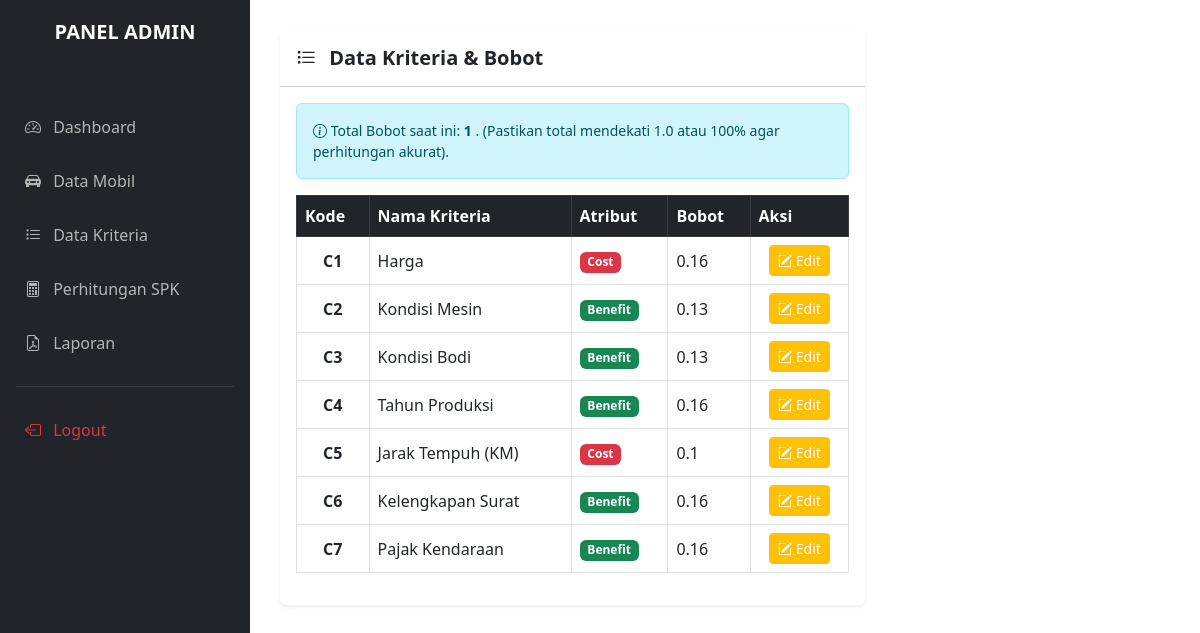
The app's page /admin/data_kriteria.php (signed in) with its own data.
### tables this page shows
CREATE TABLE `tb_kriteria` (
  `id_kriteria` int(11) NOT NULL,
  `kode_kriteria` varchar(5) NOT NULL,
  `nama_kriteria` varchar(100) NOT NULL,
  `atribut` enum('benefit','cost') NOT NULL,
  `bobot` float NOT NULL
);

### config/functions.php (called while the page is built, shortened)
<?php
require 'koneksi.php';
function query($query) {
    global $conn;
    $result = mysqli_query($conn, $query);
    $rows = [];
    while ($row = mysqli_fetch_assoc($result)) {
        $rows[] = $row;
    }
    return $rows;
}
?>

### admin/data_kriteria.php (the view, shortened to what this page needs)
<?php
include 'header.php';
$mode_edit = false;
$kriteria_edit = null;
$kriteria = query("SELECT * FROM tb_kriteria ORDER BY id_kriteria ASC");
?>
<div class="row">
    <div class="col-md-8">
        <div class="card shadow-sm border-0 mb-4">
            <div class="card-header bg-white py-3">
                <h5 class="mb-0 fw-bold"><i class="bi bi-list-task me-2"></i> Data Kriteria & Bobot</h5>
            </div>
            <div class="card-body">
                <div class="alert alert-info small mb-3">
                    <i class="bi bi-info-circle"></i>
                    Total Bobot saat ini:
                    <strong>
                    <?php
                        $total_bobot = 0;
                        foreach($kriteria as $k) $total_bobot += $k['bobot'];
                        echo $total_bobot;
                    ?>
                    </strong>.
                    (Pastikan total mendekati 1.0 atau 100% agar perhitungan akurat).
                </div>
                <table class="table table-bordered table-hover align-middle">
                    <thead class="table-dark">
                        <tr>
                            <th>Kode</th>
                            <th>Nama Kriteria</th>
                            <th>Atribut</th>
                            <th>Bobot</th>
                            <th>Aksi</th>
                        </tr>
                    </thead>
                    <tbody>
                        <?php foreach ($kriteria as $k) : ?>
                        <tr class="<?= ($mode_edit && $kriteria_edit['id_kriteria'] == $k['id_kriteria']) ? 'table-primary' : ''; ?>">
                            <td class="text-center fw-bold"><?= $k['kode_kriteria']; ?></td>
                            <td><?= $k['nama_kriteria']; ?></td>
                            <td>
                                <?php if($k['atribut'] == 'benefit'): ?>
                                    <span class="badge bg-success">Benefit</span>
                                <?php else: ?>
                                    <span class="badge bg-danger">Cost</span>
                                <?php endif; ?>
                            </td>
                            <td><?= $k['bobot']; ?></td>
                            <td class="text-center">
                                <?php if ($_SESSION['role'] === 'admin') : ?>
                                <a href="data_kriteria.php?aksi=edit&id=<?= $k['id_kriteria']; ?>" class="btn btn-sm btn-warning text-white">
                                    <i class="bi bi-pencil-square"></i> Edit
                                </a>
                                <?php else : ?>
                                    <span class="badge bg-secondary">View Only</span>
                                <?php endif; ?>
                            </td>
                        </tr>
                        <?php endforeach; ?>
                    </tbody>
                </table>
            </div>
        </div>
    </div>
</div>
<?php include 'footer.php'; ?>

### admin/header.php (shortened to what this page needs)
<?php
require_once '../config/functions.php';
?>
<!DOCTYPE html>
<html lang="id">
<head>
    <link href="https://cdn.jsdelivr.net/npm/bootstrap@5.3.0/dist/css/bootstrap.min.css" rel="stylesheet">
    <link rel="stylesheet" href="https://cdn.jsdelivr.net/npm/bootstrap-icons@1.10.0/font/bootstrap-icons.css">
</head>
<body>
<div class="sidebar">
    <div class="text-center mb-4">
        <h5 class="text-white fw-bold">PANEL <?= strtoupper($_SESSION['role']); ?></h5>
        <small class="text-muted">Sadulur Mobilindo</small>
    </div>
    <a href="index.php"><i class="bi bi-speedometer2 me-2"></i> Dashboard</a>
    <a href="data_mobil.php"><i class="bi bi-car-front-fill me-2"></i> Data Mobil</a>
    <a href="data_kriteria.php"><i class="bi bi-list-task me-2"></i> Data Kriteria</a>
    <a href="hitung_spk.php"><i class="bi bi-calculator me-2"></i> Perhitungan SPK</a>
    <a href="laporan_cetak.php"><i class="bi bi-file-earmark-pdf me-2"></i> Laporan</a>
    <hr class="border-secondary mx-3">
    <a href="logout.php" class="text-danger"><i class="bi bi-box-arrow-left me-2"></i> Logout</a>
</div>
<div class="main-content">

### admin/footer.php
</div> <script src="https://cdn.jsdelivr.net/npm/bootstrap@5.3.0/dist/js/bootstrap.bundle.min.js"></script>
</body>
</html>

### admin/header.php (style rules this page uses)
.sidebar { height: 100vh; position: fixed; top: 0; left: 0; width: 250px; background-color: #212529; padding-top: 20px; z-index: 999; }
.sidebar a { padding: 15px 25px; text-decoration: none; font-size: 16px; color: #b5b5b5; display: block; transition: 0.3s; }
.main-content { margin-left: 250px; padding: 30px; }

### records on screen
tb_kriteria: kode_kriteria "C1", nama_kriteria "Harga", atribut "Cost", bobot "0.16"
tb_kriteria: kode_kriteria "C2", nama_kriteria "Kondisi Mesin", atribut "Benefit", bobot "0.13"
tb_kriteria: kode_kriteria "C3", nama_kriteria "Kondisi Bodi", atribut "Benefit", bobot "0.13"
tb_kriteria: kode_kriteria "C4", nama_kriteria "Tahun Produksi", atribut "Benefit", bobot "0.16"
tb_kriteria: kode_kriteria "C5", nama_kriteria "Jarak Tempuh (KM)", atribut "Cost", bobot "0.1"
tb_kriteria: kode_kriteria "C6", nama_kriteria "Kelengkapan Surat", atribut "Benefit", bobot "0.16"
tb_kriteria: kode_kriteria "C7", nama_kriteria "Pajak Kendaraan", atribut "Benefit", bobot "0.16"

### other values on screen
$_SESSION['role'] "ADMIN"
$total_bobot "1"
